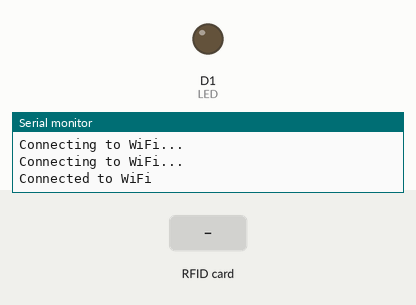
This sketch was run on a simulated ESP8266 (NodeMCU). Parts: output pins drawn as LEDs (lit = HIGH), the last lines printed to the serial monitor. The inputs (shaded band) are chosen by the test bench. WiFi joins after 1.5 s; servers stay silent unless stated.

Above: at 3.2 s.
3.3 s: RFID card 5E 7A 19 C4 held to the reader
At 3.7 s:
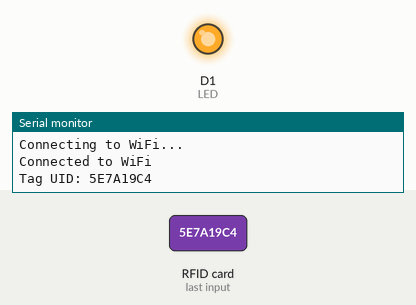
Timing chart, 0 to 6.3 s (numbered marks = the images above; inputs shaded):
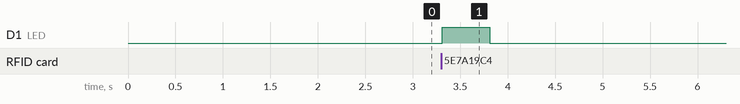

The sketch:

RFID.ino
```cpp
#include <SPI.h>
#include <MFRC522.h>
#include <ESP8266WiFi.h>
#include <ThingSpeak.h>
int LED=D1;

// Define your WiFi credentials and ThingSpeak API key
const char* ssid = "123";
const char* password = "123456789";
const char* apiKey = "L3RV786O394UI7S6";

WiFiClient client;

// Create an MFRC522 instance
MFRC522 mfrc522(2, 4);  // Define the SDA and RST pins

void setup() {
  Serial.begin(1200);
  SPI.begin();
  mfrc522.PCD_Init();
  pinMode(LED,OUTPUT);

  // Connect to Wi-Fi
  WiFi.begin(ssid, password);
  while (WiFi.status() != WL_CONNECTED) {
    delay(1000);
    Serial.println("Connecting to WiFi...");
  }
  Serial.println("Connected to WiFi");

  // Initialize ThingSpeak
  ThingSpeak.begin(client);


  // Define the fields for your ThingSpeak channel
  int field1 = 0;  // RFID Tag ID

  // Set the fields
  ThingSpeak.setField(field1, 0);
}

void loop() {
  if (mfrc522.PICC_IsNewCardPresent() && mfrc522.PICC_ReadCardSerial()) {
    String tagUID = "";
    for (byte i = 0; i < mfrc522.uid.size; i++) {
      tagUID += String(mfrc522.uid.uidByte[i] < 0x10 ? "0" : "");
      tagUID += String(mfrc522.uid.uidByte[i], HEX);
    }
    tagUID.toUpperCase();

    Serial.print("Tag UID: ");
    Serial.println(tagUID);
    if (tagUID != 0) {
      digitalWrite(D1, HIGH);
      delay(500);
      digitalWrite(D1, LOW);

    }

    sendDataToThingSpeak(0);


    mfrc522.PICC_HaltA();
    mfrc522.PCD_StopCrypto1();
  }
}

void sendDataToThingSpeak(int tagID) {
  int field1 = tagID;  // Set the tag ID in field1

  // Update ThingSpeak fields
  ThingSpeak.setField(1, field1);

  // Write data to ThingSpeak
  int response = ThingSpeak.writeFields(2367912, apiKey);
  Serial.println(response);


  if (response == 200) {
    Serial.println("Data sent to ThingSpeak successfully!");
  } else {
    Serial.print("Error sending data to ThingSpeak. HTTP error code: ");
    Serial.println(response);
  }
  response = 0;
  delay(1000);  // Update data every 5 seconds
}
```

Measured:
- after the input at 3.3 s, D1 (LED): LOW → HIGH at once, → LOW 0.50 s later
